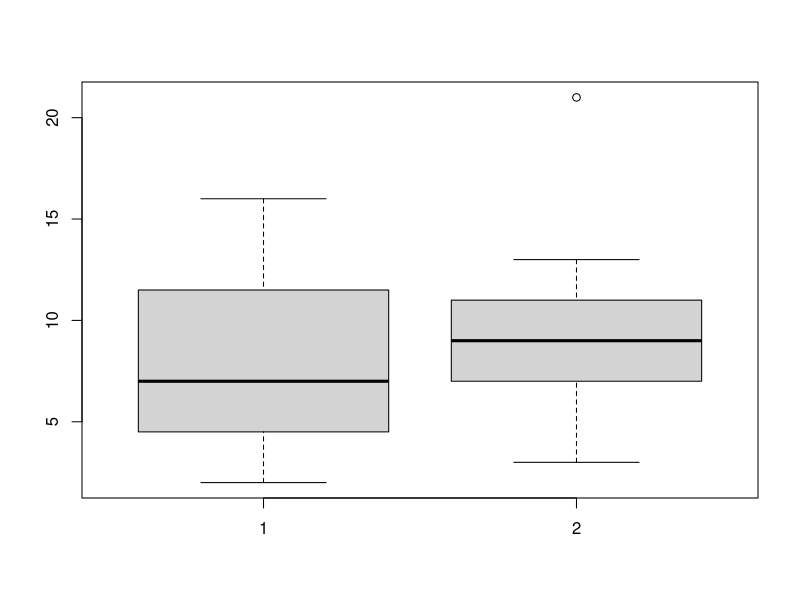
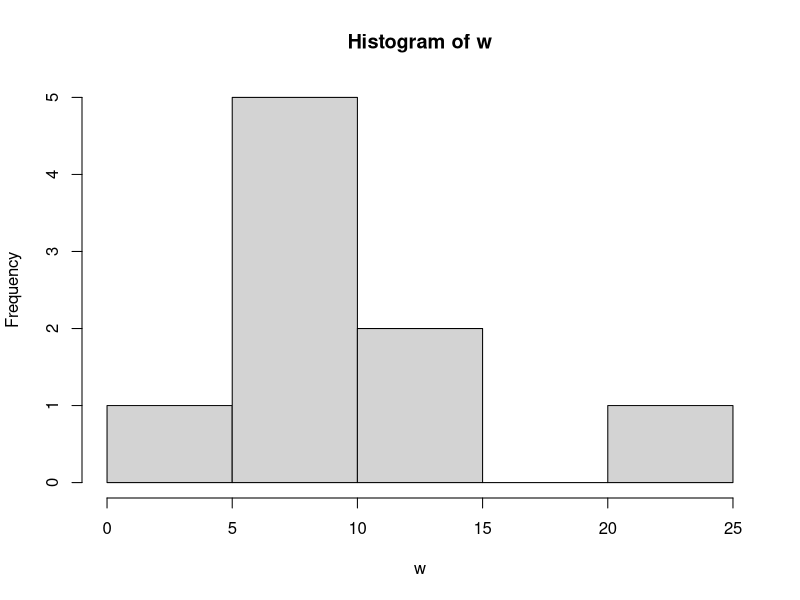

Reproduce these figures in R, in order.
s <- seq(2, 30, 3)
x <- 14
z <- c(2, 4, 10, 6, 5, 16, 8, 13)
w <- c(3, 6, 13, 7, 9, 11, 21, 8, 9)

if (x > 5) { print("Es mayor que 5") } else { print("Es menor que 5") }

for (y in 1:9) { print(2**y) }

while (x < 10) { print("Valor menor que 10") }

boxplot(z, w)
hist(w)

rnorm(5, mean = 2, sd = 0.5)
runif(10) < 0.5
